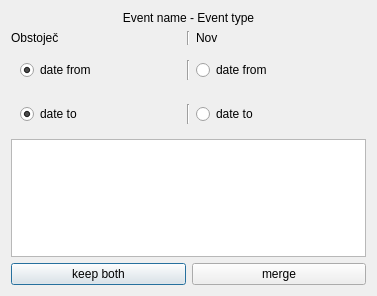
<?xml version="1.0" encoding="UTF-8"?>
<ui version="4.0">
 <class>MergeEventDialog</class>
 <widget class="QDialog" name="MergeEventDialog">
  <property name="geometry">
   <rect>
    <x>0</x>
    <y>0</y>
    <width>377</width>
    <height>296</height>
   </rect>
  </property>
  <property name="windowTitle">
   <string>Dialog</string>
  </property>
  <layout class="QGridLayout" name="gridLayout_3">
   <item row="2" column="0" colspan="2">
    <widget class="QWidget" name="date_from_widget" native="true">
     <layout class="QGridLayout" name="gridLayout_2">
      <item row="0" column="0">
       <widget class="QRadioButton" name="date_from_left">
        <property name="text">
         <string>date from</string>
        </property>
        <property name="checked">
         <bool>true</bool>
        </property>
       </widget>
      </item>
      <item row="0" column="2">
       <widget class="QRadioButton" name="date_from_right">
        <property name="text">
         <string>date from</string>
        </property>
       </widget>
      </item>
      <item row="0" column="1">
       <widget class="Line" name="line">
        <property name="orientation">
         <enum>Qt::Vertical</enum>
        </property>
       </widget>
      </item>
     </layout>
    </widget>
   </item>
   <item row="4" column="0" colspan="2">
    <widget class="QTextEdit" name="comment_edit">
     <property name="html">
      <string>&lt;!DOCTYPE HTML PUBLIC &quot;-//W3C//DTD HTML 4.0//EN&quot; &quot;http://www.w3.org/TR/REC-html40/strict.dtd&quot;&gt;
&lt;html&gt;&lt;head&gt;&lt;meta name=&quot;qrichtext&quot; content=&quot;1&quot; /&gt;&lt;style type=&quot;text/css&quot;&gt;
p, li { white-space: pre-wrap; }
&lt;/style&gt;&lt;/head&gt;&lt;body style=&quot; font-family:'Sans Serif'; font-size:9pt; font-weight:400; font-style:normal;&quot;&gt;
&lt;p style=&quot;-qt-paragraph-type:empty; margin-top:0px; margin-bottom:0px; margin-left:0px; margin-right:0px; -qt-block-indent:0; text-indent:0px;&quot;&gt;&lt;br /&gt;&lt;/p&gt;&lt;/body&gt;&lt;/html&gt;</string>
     </property>
     <property name="overwriteMode">
      <bool>true</bool>
     </property>
    </widget>
   </item>
   <item row="5" column="0">
    <widget class="QPushButton" name="keep_both_button">
     <property name="text">
      <string>keep both</string>
     </property>
    </widget>
   </item>
   <item row="5" column="1">
    <widget class="QPushButton" name="merge_button">
     <property name="text">
      <string>merge</string>
     </property>
    </widget>
   </item>
   <item row="3" column="0" colspan="2">
    <widget class="QWidget" name="date_to_widget" native="true">
     <layout class="QGridLayout" name="gridLayout">
      <item row="0" column="0">
       <widget class="QRadioButton" name="date_to_left">
        <property name="text">
         <string>date to</string>
        </property>
        <property name="checked">
         <bool>true</bool>
        </property>
       </widget>
      </item>
      <item row="0" column="2">
       <widget class="QRadioButton" name="date_to_right">
        <property name="text">
         <string>date to</string>
        </property>
       </widget>
      </item>
      <item row="0" column="1">
       <widget class="Line" name="line_2">
        <property name="orientation">
         <enum>Qt::Vertical</enum>
        </property>
       </widget>
      </item>
     </layout>
    </widget>
   </item>
   <item row="1" column="0" colspan="2">
    <layout class="QHBoxLayout" name="horizontalLayout">
     <item>
      <widget class="QLabel" name="existing_text">
       <property name="text">
        <string>Obstoječ</string>
       </property>
      </widget>
     </item>
     <item>
      <widget class="Line" name="line_3">
       <property name="orientation">
        <enum>Qt::Vertical</enum>
       </property>
      </widget>
     </item>
     <item>
      <widget class="QLabel" name="new_text">
       <property name="text">
        <string>Nov</string>
       </property>
      </widget>
     </item>
    </layout>
   </item>
   <item row="0" column="0" colspan="2">
    <widget class="QLabel" name="event_label">
     <property name="text">
      <string>Event name - Event type</string>
     </property>
     <property name="alignment">
      <set>Qt::AlignCenter</set>
     </property>
    </widget>
   </item>
  </layout>
 </widget>
 <resources/>
 <connections/>
</ui>
